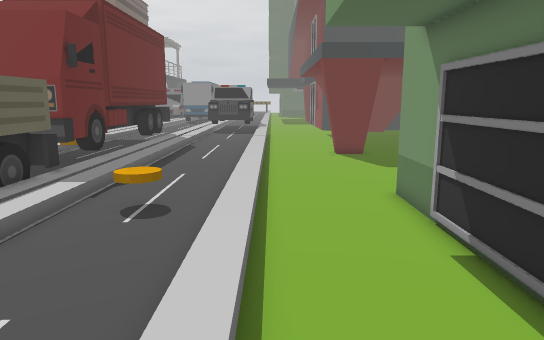
view 1 (above)

19 first-person views from a walk through a Unity game level. The camera is 1.5 m above the floor, tilts 10° down and sees 70° across. The floor is counted in squares, 0.5 m on a side. Each view is taken from the middle of a square. On the plan, view 1 faces up. The plan holds only what a view shows up to about 20 squares ahead; the rest is blank. The place goes on beyond the plan. The player is left out. Some surface patterns are stand-ins.

view 2
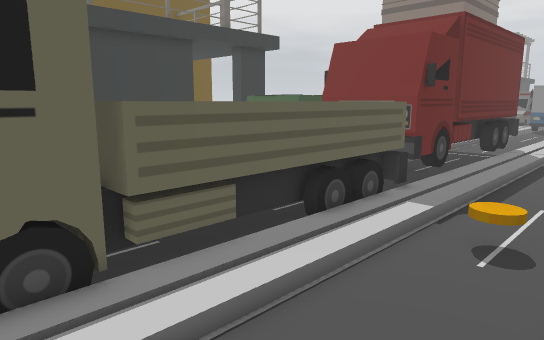

view 3
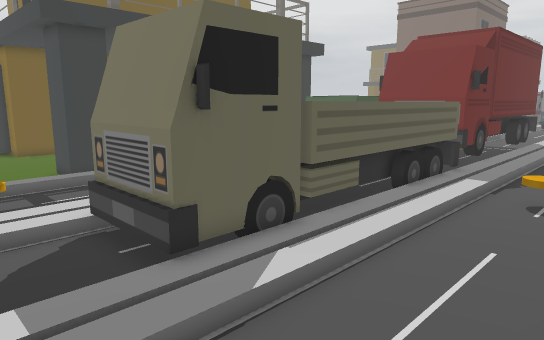

view 4
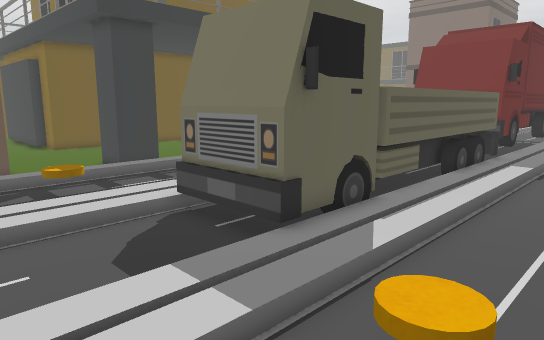

view 5
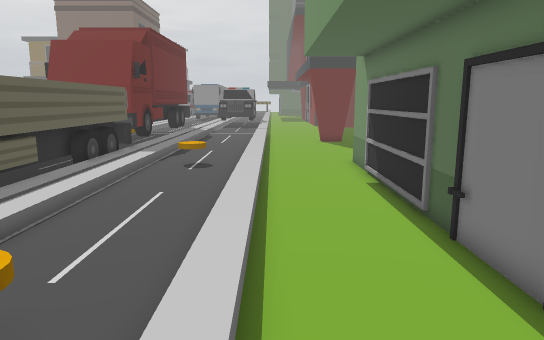

view 6
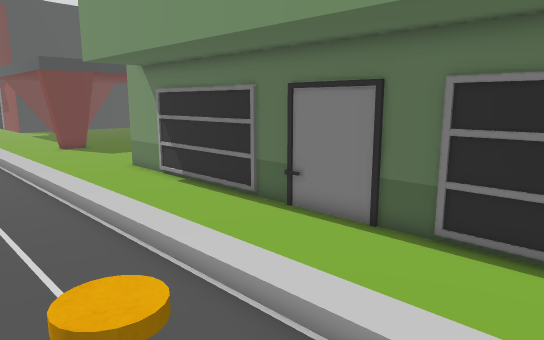

view 7
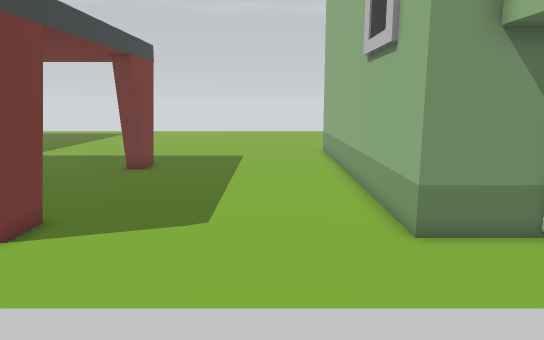

view 8
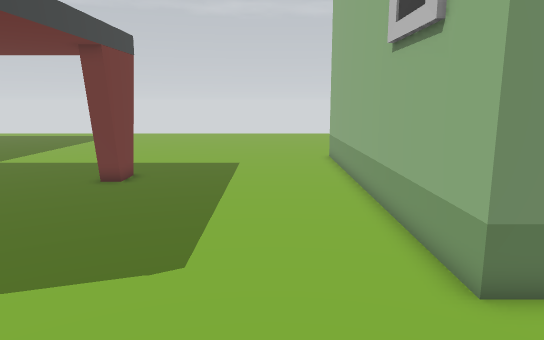

view 9
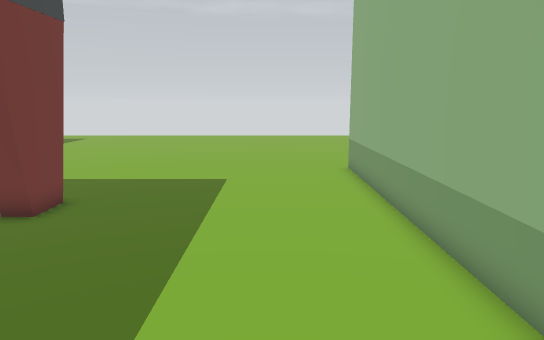

view 10
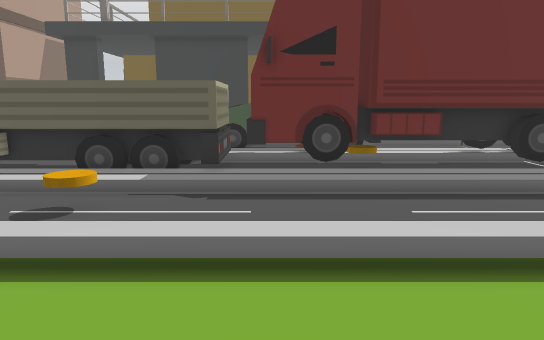

view 11
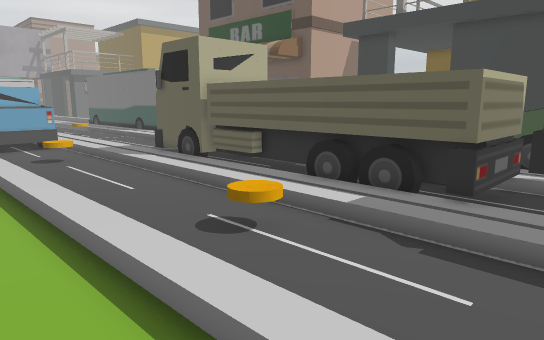

view 12
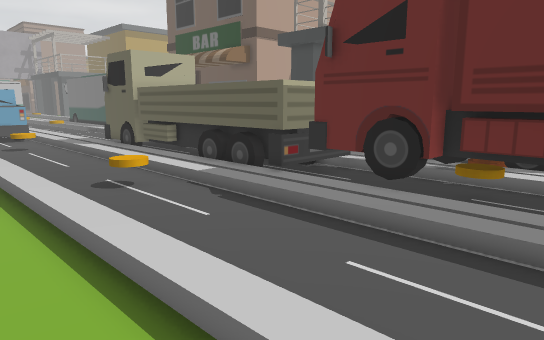

view 13
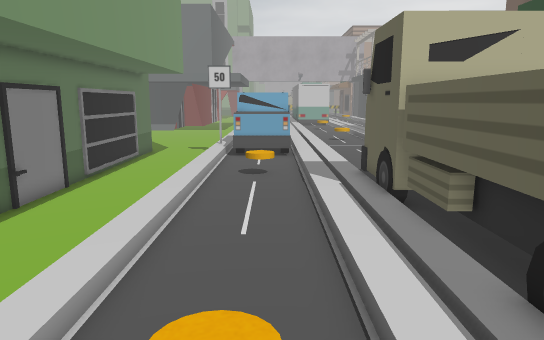

view 14
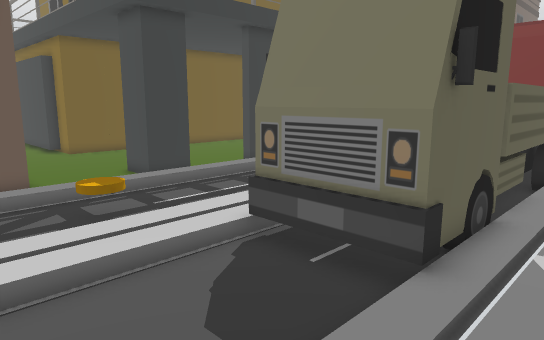

view 15
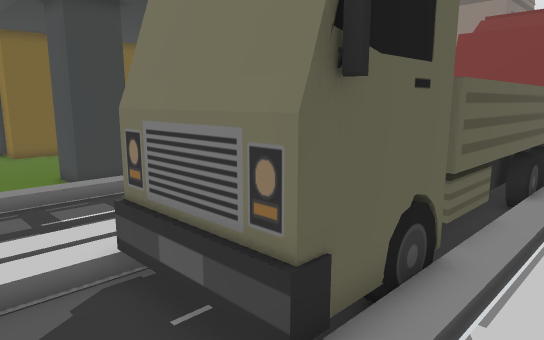

view 16
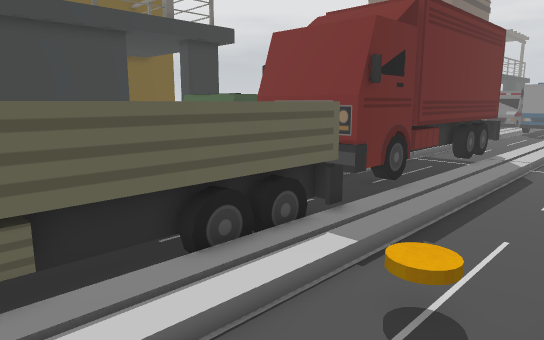

view 17
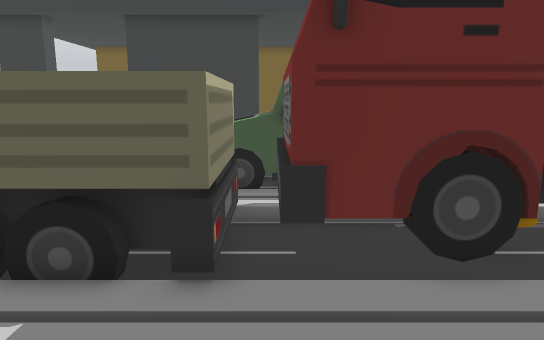

view 18
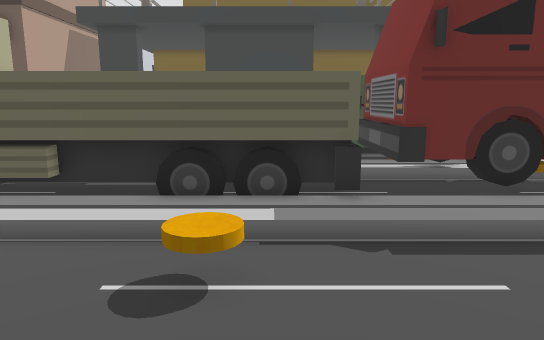

view 19
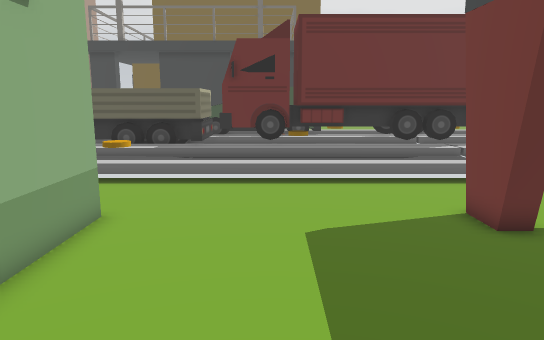

### Floor plan
Key: @ floor where view 1 was taken; # wall or solid block; . main floor; : floor 0.25 m higher than the main floor; C coin; T truck; B building; O other object.
Columns run from 28 left of view 1 to 17 right of it. Each row starts with its distance up from view 1.
 22                     O :::: :...####.......###.
 21                     O:::::::..................
 20               O:    O:::::::..................
 19               O:  CCO:::::::..................
 18              OO:OOCCO:::::::..................
 17              O :OOOOO:::::::..................
 16               O:    O:::::::..................
 15               O:OOOOO:::::::..................
 14            OOOOOOOOOO:::::::..................
 13        #     OO::TTTTT::::::..................
 12        #            TT::::::....BBBBBBBBBBBBBB
 11        #            TT::::::....B
 10                     TT:::C::....B
  9                     TT::::::....B
  8                     TT::::::....B
  7                     TT::::::....B
  6                     TT::::::....B
  5                     TT::::::....B
  4           ::        TT::::::....B
  3        #  :::      TTT::::::....B
  2  ...   #  ::::   TTTTT::::::....B
  1 .....###  ::::      TT::::::....B
  0 .......   ::::   TTTTT::::::@...B
 -1  ......   :::: ::TTTTT::::::....B
 -2  ......   :::: :::::::::::::....B
 -3       #   :::C ::::::::::C::....B
 -4       #   :::: :::::::::::::....B
 -5           :::: :::::::::::::....B
 -6                :::::::::::::....B
 -7                       ::::::.   B

Where each view was taken, in squares from view 1:
view 1: 0 up, 0 right, facing up
view 2: 0 up, 1 left, facing up-left
view 3: 5 down, 1 left, facing up-left
view 4: 7 down, 2 left, facing up-left
view 5: 7 down, 0 right, facing up
view 6: 7 down, 5 left, facing up-right
view 7: 16 up, 5 left, facing right
view 8: 16 up, 2 left, facing right
view 9: 16 up, 4 right, facing right
view 10: 15 up, 6 right, facing left
view 11: 16 up, 2 right, facing down-left
view 12: 22 up, 2 right, facing down-left
view 13: 13 up, 4 left, facing down
view 14: 7 down, 5 left, facing up-left
view 15: 4 down, 5 left, facing up-left
view 16: 4 up, 1 left, facing up-left
view 17: 14 up, 2 left, facing left
view 18: 11 up, 2 right, facing left
view 19: 17 up, 14 right, facing left
